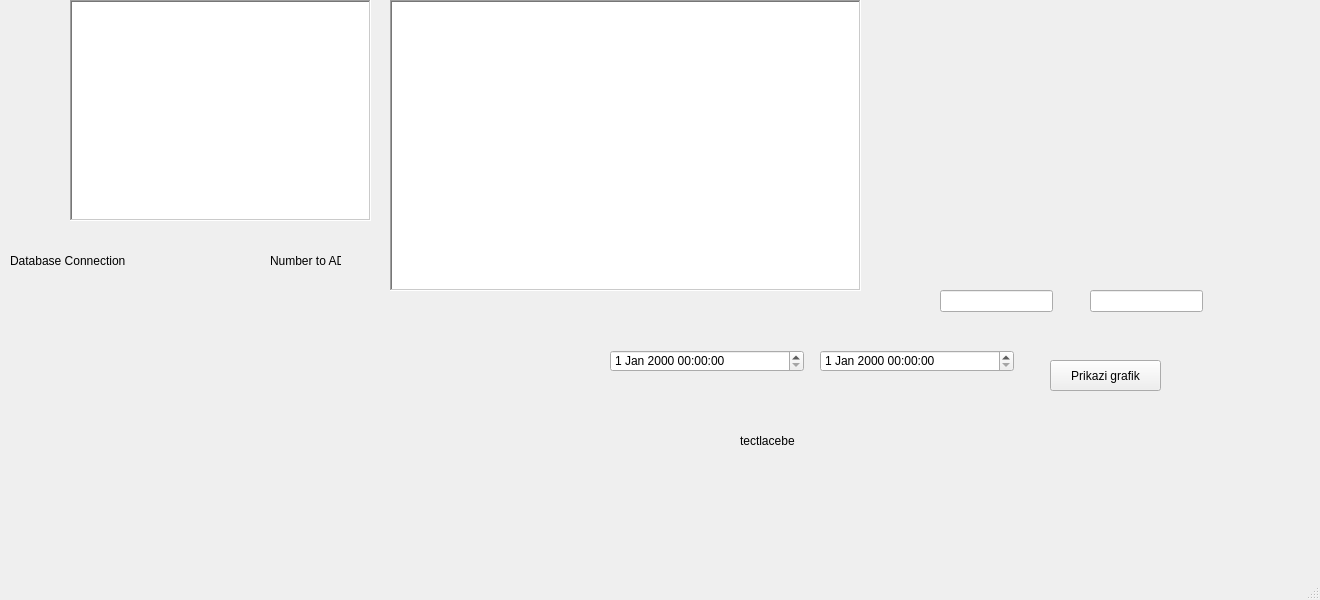
<?xml version="1.0" encoding="UTF-8"?>
<ui version="4.0">
 <class>MainWindow</class>
 <widget class="QMainWindow" name="MainWindow">
  <property name="geometry">
   <rect>
    <x>0</x>
    <y>0</y>
    <width>1320</width>
    <height>600</height>
   </rect>
  </property>
  <property name="windowTitle">
   <string>MainWindow</string>
  </property>
  <widget class="QWidget" name="centralwidget">
   <widget class="QLabel" name="label">
    <property name="geometry">
     <rect>
      <x>10</x>
      <y>240</y>
      <width>261</width>
      <height>41</height>
     </rect>
    </property>
    <property name="text">
     <string>Database Connection</string>
    </property>
   </widget>
   <widget class="QTableView" name="tableView">
    <property name="geometry">
     <rect>
      <x>390</x>
      <y>0</y>
      <width>471</width>
      <height>291</height>
     </rect>
    </property>
    <property name="frameShape">
     <enum>QFrame::WinPanel</enum>
    </property>
    <property name="lineWidth">
     <number>2</number>
    </property>
    <property name="midLineWidth">
     <number>1</number>
    </property>
    <property name="alternatingRowColors">
     <bool>true</bool>
    </property>
   </widget>
   <widget class="QPushButton" name="pushButton_load_tbl">
    <property name="geometry">
     <rect>
      <x>1050</x>
      <y>360</y>
      <width>111</width>
      <height>31</height>
     </rect>
    </property>
    <property name="text">
     <string>Prikazi grafik</string>
    </property>
   </widget>
   <widget class="QTableView" name="tableView_2">
    <property name="geometry">
     <rect>
      <x>70</x>
      <y>0</y>
      <width>301</width>
      <height>221</height>
     </rect>
    </property>
    <property name="frameShape">
     <enum>QFrame::WinPanel</enum>
    </property>
    <property name="alternatingRowColors">
     <bool>true</bool>
    </property>
   </widget>
   <widget class="QCustomPlot" name="customPlot" native="true">
    <property name="geometry">
     <rect>
      <x>0</x>
      <y>310</y>
      <width>521</width>
      <height>261</height>
     </rect>
    </property>
   </widget>
   <widget class="QLabel" name="label_2">
    <property name="geometry">
     <rect>
      <x>270</x>
      <y>240</y>
      <width>71</width>
      <height>41</height>
     </rect>
    </property>
    <property name="text">
     <string>Number to ADD</string>
    </property>
   </widget>
   <widget class="QCustomPlot" name="customPlot_2" native="true">
    <property name="geometry">
     <rect>
      <x>910</x>
      <y>40</y>
      <width>351</width>
      <height>221</height>
     </rect>
    </property>
   </widget>
   <widget class="QLineEdit" name="lineEdit">
    <property name="geometry">
     <rect>
      <x>940</x>
      <y>290</y>
      <width>113</width>
      <height>22</height>
     </rect>
    </property>
    <property name="text">
     <string/>
    </property>
   </widget>
   <widget class="QLineEdit" name="lineEdit_2">
    <property name="geometry">
     <rect>
      <x>1090</x>
      <y>290</y>
      <width>113</width>
      <height>22</height>
     </rect>
    </property>
   </widget>
   <widget class="QDateTimeEdit" name="dateTimeEdit">
    <property name="geometry">
     <rect>
      <x>610</x>
      <y>350</y>
      <width>194</width>
      <height>22</height>
     </rect>
    </property>
   </widget>
   <widget class="QDateTimeEdit" name="dateTimeEdit_2">
    <property name="geometry">
     <rect>
      <x>820</x>
      <y>350</y>
      <width>194</width>
      <height>22</height>
     </rect>
    </property>
   </widget>
   <widget class="QLabel" name="label_3">
    <property name="geometry">
     <rect>
      <x>740</x>
      <y>400</y>
      <width>141</width>
      <height>81</height>
     </rect>
    </property>
    <property name="text">
     <string>tectlacebe</string>
    </property>
   </widget>
  </widget>
  <widget class="QMenuBar" name="menubar">
   <property name="geometry">
    <rect>
     <x>0</x>
     <y>0</y>
     <width>1320</width>
     <height>22</height>
    </rect>
   </property>
  </widget>
  <widget class="QStatusBar" name="statusbar"/>
 </widget>
 <customwidgets>
  <customwidget>
   <class>QCustomPlot</class>
   <extends>QWidget</extends>
   <header>qcustomplot.h</header>
   <container>1</container>
  </customwidget>
 </customwidgets>
 <resources/>
 <connections/>
</ui>
